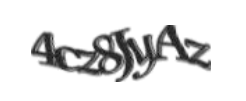
#> input picture Design Lab/method2/test.png, 246 x 101 px
$ python CFS2.py   (Python 2 division)
#> lines starting #> are read from the running program, lines starting #| are printed output that depends on the picture; after the words box and inside, x2 and y2 are one past the last pixel; in counts of white or black regions, pixels touching at a corner belong together
### Design Lab/method2/thin.py
#encoding=utf-8
import numpy as np
import cv2
from matplotlib import pyplot as plt
from numpy import *
from matplotlib.axis import GRIDLINE_INTERPOLATION_STEPS

class ThinFilter:

    def _private_step1Scan(self,image,flagmap):
        stop = True;
        height = image.shape[0];
        width = image.shape[1];
        for row in range(1,height -1):
            for col in range(1,width -1):
                con2 = 0
                p1 = image[row][col];
                if p1 == 255:
                    continue
                p9 = 1 if image[row-1][col-1] == 0 else 0
                p2 = 1 if image[row-1][col] == 0 else 0
                p3 = 1 if image[row-1][col+1] == 0 else 0
                p8 = 1 if image[row][col-1] == 0 else 0
                p4 = 1 if image[row][col+1] == 0 else 0
                p7 = 1 if image[row+1][col-1] == 0 else 0
                p6 = 1 if image[row+1][col] == 0 else 0
                p5 = 1 if image[row+1][col+1] == 0 else 0
                if p2==0 and p3==1:
                    con2+=1
                if p3==0 and p4==1:
                    con2+=1
                if p4==0 and p5==1:
                    con2+=1
                if p5==0 and p6==1:
                    con2+=1
                if p6==0 and p7==1:
                    con2+=1
                if p7==0 and p8==1:
                    con2+=1
                if p8==0 and p9==1:
                    con2+=1
                if p9==0 and p2==1:
                    con2+=1
                con1 = p2 + p3 + p4 + p5 + p6 + p7 + p8 + p9
                con3 = p2 * p4 * p6
                con4 = p4 * p6 * p8

                if con2==1 and con1>=2 and con1<=6 and con3 ==0 and con4 ==0 :
                    flagmap[row][col] = 1
                    stop = False

        return stop

    def _private_step2Scan(self,image,flagmap):
        stop = True;
        height = image.shape[0];
        width = image.shape[1];
        for row in range(1,height -1):
            for col in range(1,width -1):
                con2 = 0
                p1 = image[row][col]
                if p1 == 255:
                    continue
                p9 = 1 if image[row-1][col-1] == 0 else 0
                p2 = 1 if image[row-1][col] == 0 else 0;
                p3 = 1 if image[row-1][col+1] == 0 else 0;
                p8 = 1 if image[row][col-1] == 0 else 0;
                p4 = 1 if image[row][col+1] == 0 else 0;
                p7 = 1 if image[row+1][col-1] == 0 else 0;
                p6 = 1 if image[row+1][col] == 0 else 0;
                p5 = 1 if image[row+1][col+1] == 0 else 0;
                if p2==0 and p3==1:
                    con2+=1
                if p3==0 and p4==1:
                    con2+=1
                if p4==0 and p5==1:
                    con2+=1
                if p5==0 and p6==1:
                    con2+=1
                if p6==0 and p7==1:
                    con2+=1
                if p7==0 and p8==1:
                    con2+=1
                if p8==0 and p9==1:
                    con2+=1
                if p9==0 and p2==1:
                    con2+=1
                con1 = p2 + p3 + p4 + p5 + p6 + p7 + p8 + p9
                con3 = p2 * p4 * p8
                con4 = p2 * p6 * p8

                if con2==1 and con1>=2 and con1<=6 and con3 ==0 and con4 ==0 :
                    flagmap[row][col] = 1
                    stop = False

        return stop

    def _private_deletewithFlag(self,image,flagmap):
        height = image.shape[0];
        width = image.shape[1];
        for row in range(0,height):
            for col in range(0,width):
                if flagmap[row][col] == 1:
                    image[row][col] = 255
                    flagmap[row][col] = 0

    def process(self,image):
        height = image.shape[0];
        width = image.shape[1];
        flagmap = zeros((height,width), dtype=int32)
        stop = False
        while stop == False:
            s1 = self._private_step1Scan(image, flagmap)
            self._private_deletewithFlag(image, flagmap)
            s2 = self._private_step2Scan(image, flagmap)
            self._private_deletewithFlag(image, flagmap)
            if s1 and s2:
                stop =True
        return image


### Design Lab/method2/CFS2.py
import cv2
from matplotlib import pyplot as plt
from numpy import *
from thin import ThinFilter


def CFSBackground(image):
    rows, cols = image.shape
    label = 0
    for i in range(rows - 2):
        for j in range(cols - 2):
            if image[i, j] == 255:
                stack = []
                stack.append([i, j])
                label += 10
                while len(stack) != 0:
                    curpixel = stack.pop()
                    x = curpixel[0]
                    y = curpixel[1]
                    if x + 1 < rows and x - 1 > 0 and y + 1 < cols and y - 1 > 0:
                        image[x, y] = label
                        if image[x, y - 1] == 255:
                            stack.append([x, y - 1])
                        if image[x, y + 1] == 255:
                            stack.append([x, y + 1])
                        if image[x - 1, y] == 255:
                            stack.append([x - 1, y])
                        if image[x + 1, y] == 255:
                            stack.append([x + 1, y])
    value = []
    point = []
    for i in range(rows):
        for j in range(cols):
            if image[i, j] in value:
                axis = value.index(image[i, j])
                point.append([i, j, axis])
                continue
            else:
                value.append(image[i, j])
                point.append([i, j, len(value) - 1])

    result = [[] for i in range(len(value))]
    for i in range(len(point)):
            result[point[i][2]].append([point[i][0], point[i][1]])

    return image, value, result


def RemoveLarge(image, value, result):
    Maxindex = 0
    MaxLen = len(result[0])
    for i in range(len(result)):
        if len(result[i]) > MaxLen:
            Maxindex = i

    index = []
    for i in range(len(result)):
        print len(result[i])
        if len(result[i]) > 1500:
            index.append(i)
            for j in range(len(result[i])):
                image[result[i][j][0], result[i][j][1]] = value[Maxindex]
    return image, index


if __name__ == "__main__":
    img = cv2.imread('test.png')
#> img is the input picture: shape (101, 246, 3); min 16, max 255, mean 225
    GrayImage = cv2.cvtColor(img, cv2.COLOR_BGR2GRAY)
    SampleUpImage = cv2.pyrUp(GrayImage)
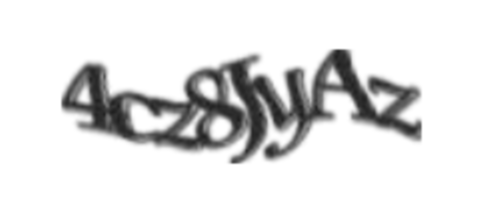
#> SampleUpImage: shape (202, 492); min 32, max 255, mean 225
    ret, binimg = cv2.threshold(SampleUpImage, 165, 255, cv2.THRESH_BINARY)
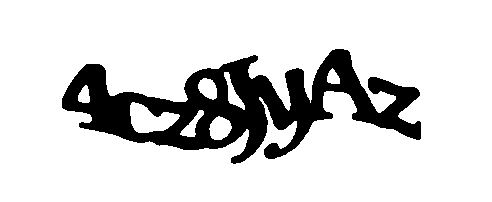
#> binimg: shape (202, 492); 83.8% white; 1 black region, box (x1, y1, x2, y2) and area: (62, 49, 421, 164) 16141

    thinfilter = ThinFilter()
    thinimg = thinfilter.process(binimg)
#> the loop in process, `while stop == False:` made 18 passes
#> (s1, s2) on passes 1 to 12: (False, False), (False, False), (False, False), (False, False), (False, False), (False, False), (False, False), (False, False), (False, False), (False, False), (False, False), (False, False)
#> after the loop in process, `while stop == False:`:
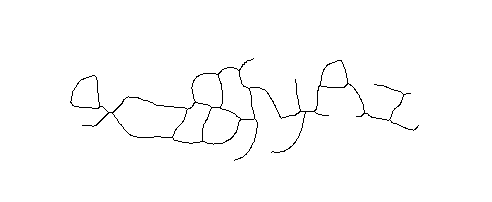
#> image: shape (202, 492); 98.7% white; black in thin lines or dots, all inside (x1, y1, x2, y2) = (70, 58, 419, 161)

    image, value, result = CFSBackground(thinimg)
#> after the loop in CFSBackground, `for i in range(rows - 2):`:
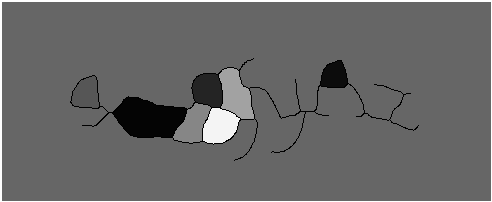
#> image: shape (202, 492); min 0, max 255, mean 103.2
#> after the loop in CFSBackground, `for i in range(rows):`: point = 99384 items; value = [255, 102, 0, 12, 162, 36, 86, 4, 134, 244]
#> in CFSBackground, `result = [[] for i in range(len(value))]`: result = [[], [], [], [], [], [], [], [], [], []]
#> value = [255, 102, 0, 12, 162, 36, 86, 4, 134, 244]; result = 10 items
    image, index =RemoveLarge(image, value, result)
#> in RemoveLarge, `MaxLen = len(result[0])`: MaxLen = 2073
#> the loop in RemoveLarge, `for i in range(len(result)):` made 10 passes
#> Maxindex on pass 2: 1
#> the loop in RemoveLarge, `for i in range(len(result)):` made 10 passes
#| 2073
#| 89075
#| 1255
#| 523
#| 1153
#| 803
#| 659
#| 2004
#> (further printed lines are left out)
#> after the loop in RemoveLarge, `for i in range(len(result)):`:
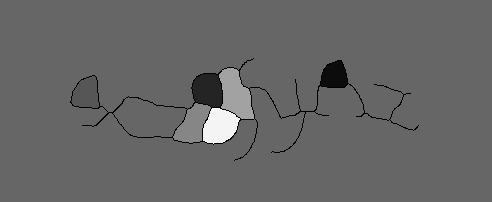
#> image: shape (202, 492); 4.1% of pixels changed, all inside (x1, y1, x2, y2) = (0, 0, 492, 202)
#> after the loop in RemoveLarge, `for i in range(len(result)):`: index = [0, 1, 7]
#> index = [0, 1, 7]
    #index返回的是其中可能是两个数字相接的情况的在result中的坐标，不属于index中下标的result中的坐标值是有效的字母
    plt.imshow(image)
    plt.title('Thin Image')
    plt.show()
